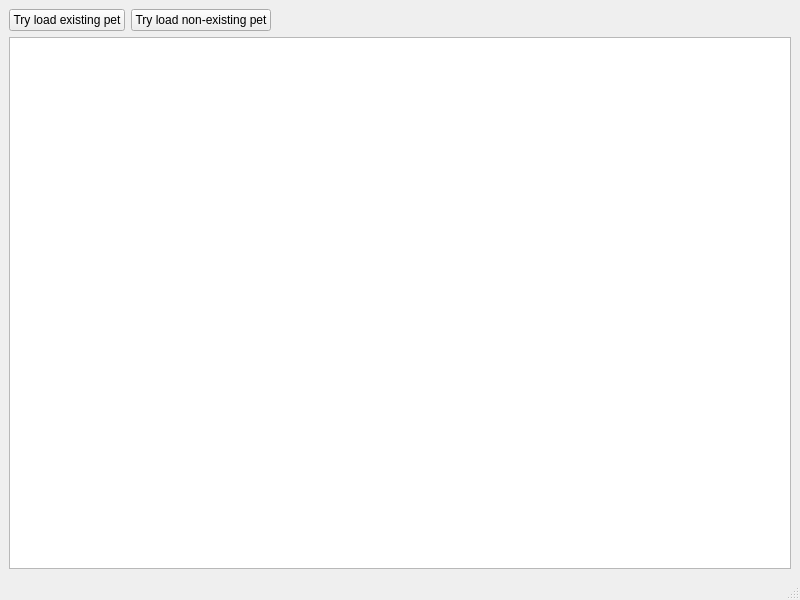
<?xml version="1.0" encoding="UTF-8"?>
<ui version="4.0">
 <class>MainWindow</class>
 <widget class="QMainWindow" name="MainWindow">
  <property name="geometry">
   <rect>
    <x>0</x>
    <y>0</y>
    <width>800</width>
    <height>600</height>
   </rect>
  </property>
  <property name="windowTitle">
   <string>MainWindow</string>
  </property>
  <widget class="QWidget" name="centralwidget">
   <layout class="QVBoxLayout" name="verticalLayout">
    <item>
     <layout class="QHBoxLayout" name="horizontalLayout">
      <item>
       <widget class="QPushButton" name="pushButton">
        <property name="sizePolicy">
         <sizepolicy hsizetype="Maximum" vsizetype="Fixed">
          <horstretch>0</horstretch>
          <verstretch>0</verstretch>
         </sizepolicy>
        </property>
        <property name="text">
         <string>Try load existing pet</string>
        </property>
       </widget>
      </item>
      <item>
       <widget class="QPushButton" name="pushButton_2">
        <property name="sizePolicy">
         <sizepolicy hsizetype="Maximum" vsizetype="Fixed">
          <horstretch>0</horstretch>
          <verstretch>0</verstretch>
         </sizepolicy>
        </property>
        <property name="text">
         <string>Try load non-existing pet</string>
        </property>
       </widget>
      </item>
      <item>
       <spacer name="horizontalSpacer">
        <property name="orientation">
         <enum>Qt::Horizontal</enum>
        </property>
        <property name="sizeHint" stdset="0">
         <size>
          <width>40</width>
          <height>20</height>
         </size>
        </property>
       </spacer>
      </item>
     </layout>
    </item>
    <item>
     <widget class="QPlainTextEdit" name="plainTextEdit"/>
    </item>
   </layout>
  </widget>
  <widget class="QMenuBar" name="menubar">
   <property name="geometry">
    <rect>
     <x>0</x>
     <y>0</y>
     <width>800</width>
     <height>21</height>
    </rect>
   </property>
  </widget>
  <widget class="QStatusBar" name="statusbar"/>
 </widget>
 <resources/>
 <connections/>
</ui>
